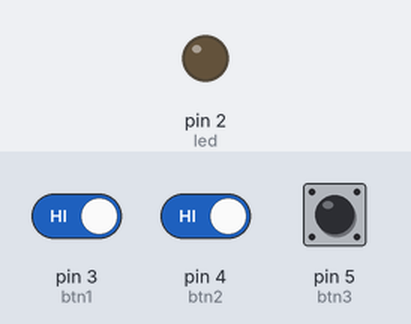
A sketch run on a simulated Arduino Uno, built with avr-gcc and run on an emulated ATmega328P. Parts: output pins drawn as LEDs (lit = HIGH). The inputs (shaded band) are chosen by the test bench; at power-on: pin 3 (btn1) HIGH, pin 4 (btn2) HIGH, pin 5 (btn3) HIGH.

Above: at 1.2 s.
1.3 s: pin 3 (btn1) driven LOW and pin 4 (btn2) driven LOW
At 2.3 s:
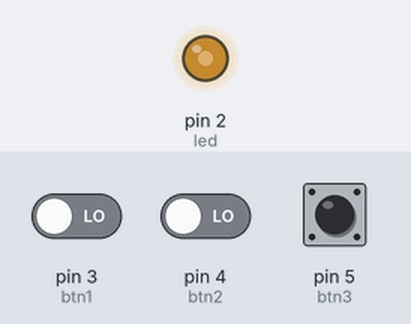
2.8 s: pin 5 (btn3) pulled LOW for 1 s
At 3.6 s:
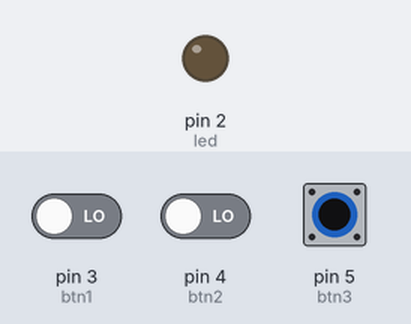
5.3 s: pin 3 (btn1) driven HIGH
At 6.1 s:
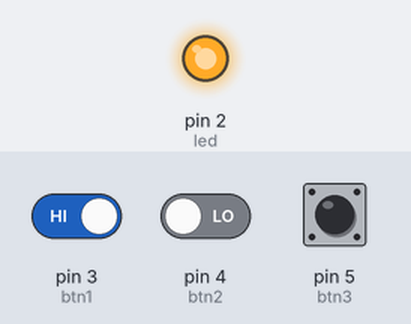
6.8 s: pin 3 (btn1) driven LOW
At 7.7 s:
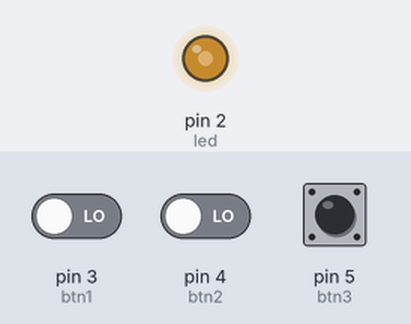
8.3 s: pin 4 (btn2) driven HIGH
At 9.6 s:
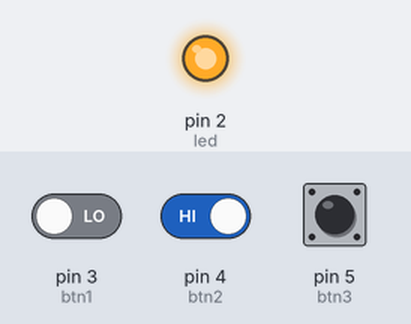
Timing chart, 0 to 10.8 s (numbered marks = the images above; inputs shaded):
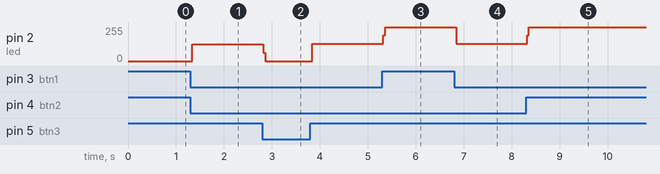

Measured:
- after the input at 1.3 s, pin 2 (led): 0/255 → 127/255 at once
- after the input at 2.8 s, pin 2 (led): 127/255 → 0/255 at once, → 128/255 1.0 s later
- after the input at 5.3 s, pin 2 (led): 128/255 → 255/255 at once
- after the input at 6.8 s, pin 2 (led): 255/255 → 128/255 at once
- after the input at 8.3 s, pin 2 (led): 128/255 → 255/255 at once

The sketch:

SistemControl_6_LedButton.ino
```cpp
#define led 2
#define btn1 3
#define btn2 4
#define btn3 5

int kondisi;
bool ledPrev;

void setup() {
  // put your setup code here, to run once:

  // pinmode led
  pinMode(led, OUTPUT);

  // pinmode button
  pinMode(btn1, INPUT);
  pinMode(btn2, INPUT);
  pinMode(btn3, INPUT_PULLUP);
}

void loop() {
  // put your main code here, to run repeatedly:
  if(digitalRead(btn1) == LOW && kondisi == 0){
      kondisi = 1;
  }

  if(digitalRead(btn2) == LOW && kondisi == 1){
      kondisi = 2;
  }

  if(digitalRead(btn3) == HIGH && kondisi == 2){
      ledPrev=!ledPrev;
      digitalWrite(led, ledPrev);
      kondisi = 0;
  }

}
```
